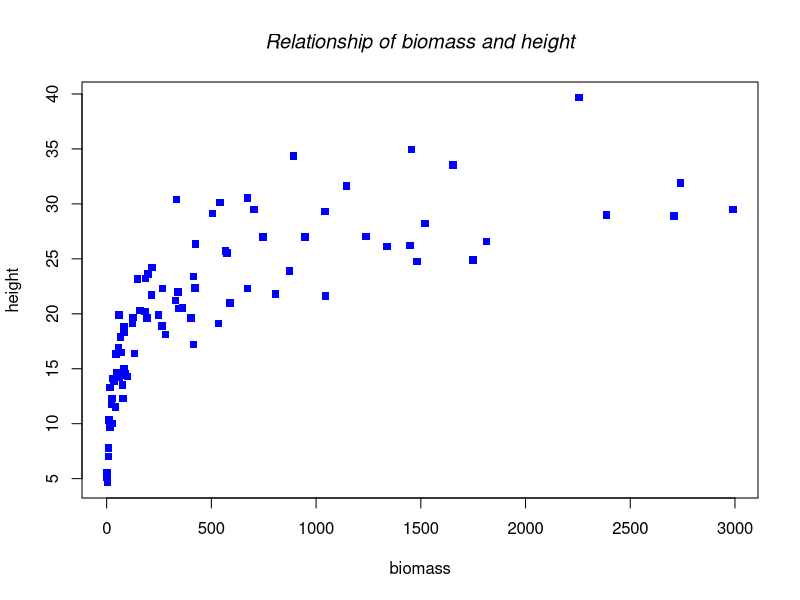
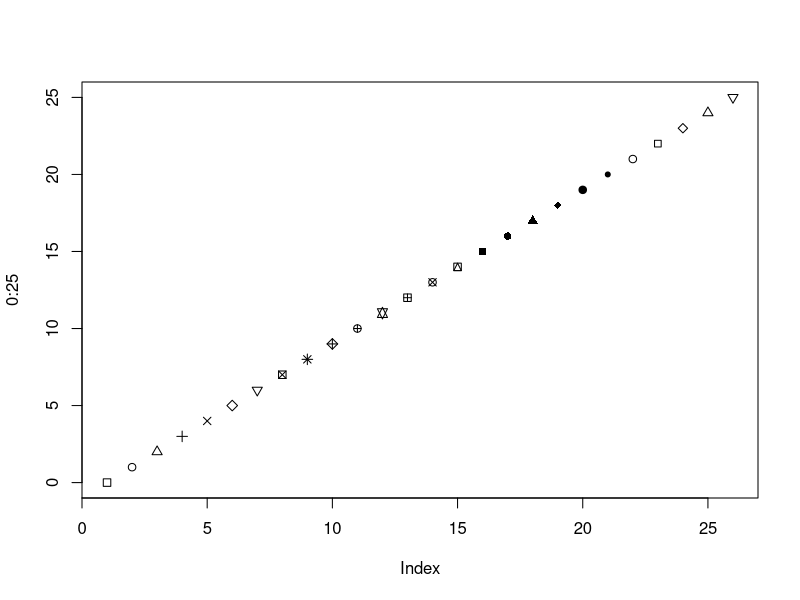
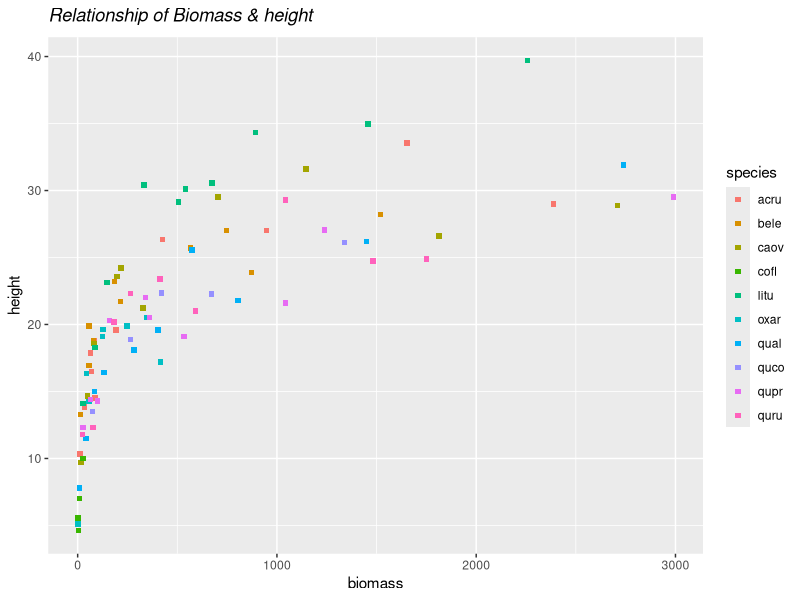
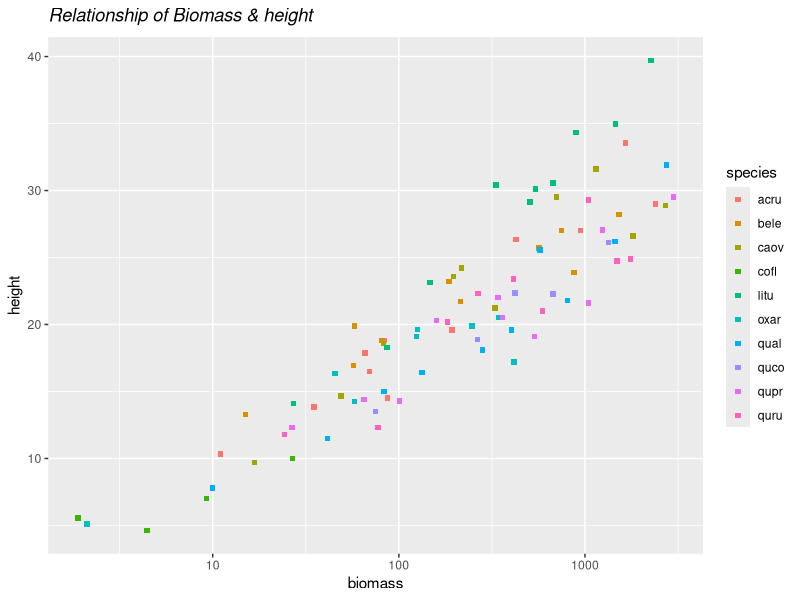

These figures' R source, in order:
# Q3. Read the file coweeta.CSV and write an R script to do the following:
getwd()
setwd('/Users/pushpitbhardwaj/Desktop/sem4/R/R_Cotton/Practicals')
df <- data.frame(read.csv('coweeta.csv'))
str(df)

# a) count the number of observations per species.
table(df$species) #or
library(dplyr)
cnt <- count(df, vars=species)
cnt

# b) take a subset of the data including only those species with at least 10 observations.
subset(cnt, n>=10)

# c) make a scatter plot of biomass versus height, with the symbol color varying by species,
#   and use filled squares for the symbols. Also add a title to the plot, in italics.
with(df, plot(biomass, height, pch=15, col='blue', 
              main='Relationship of biomass and height', font.main=3))
plot(0:25, pch=0:25)
# or
library(ggplot2)
ggplot(df, aes(biomass, height, colour=species)) + geom_point(pch=15) +
  labs(title = expression(italic('Relationship of Biomass & height'))) 

# d) log-transform biomass, and redraw the plot.
ggplot(df, aes(biomass, height, colour=species)) + geom_point(pch=15) +
  labs(title = expression(italic('Relationship of Biomass & height'))) + scale_x_log10()